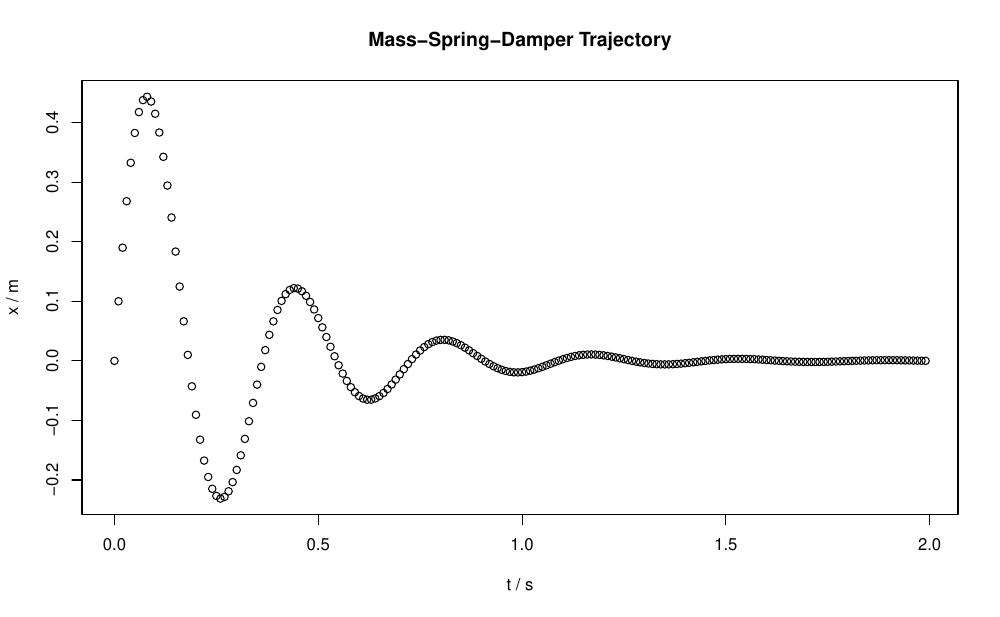

Here is the R script that generated this plot:
Data1 <- read.csv("test_all.csv", sep = ",", dec = ".")

subtitle <- ""

pdf("plot.pdf", 10.0, 6.18)

plot(Data1$t, Data1$x2,
          main="Mass-Spring-Damper Trajectory",
          xlab="t / s",
          ylab="x / m",
          sub=subtitle)

#abline(regmodel, col="red")

